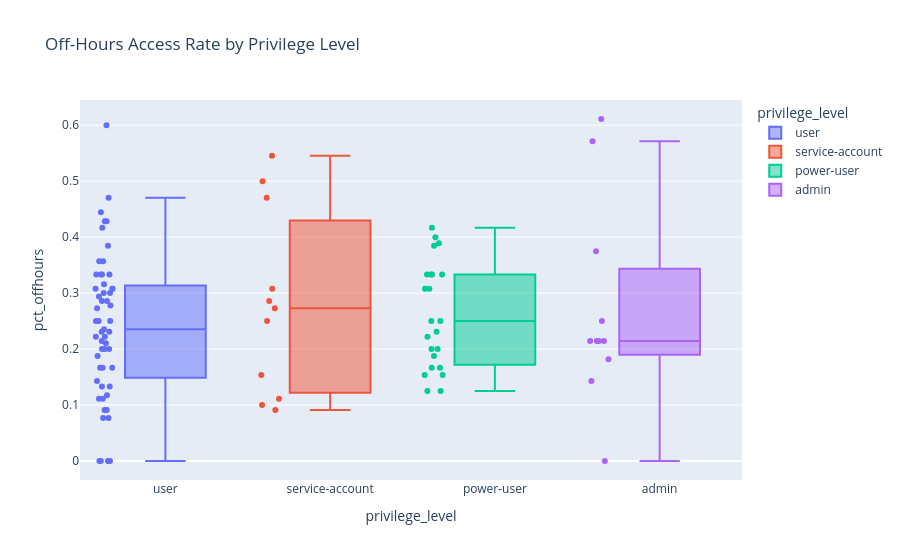

Source (notebook cell):
### Markdown cell above
### 3.1 Baseline Variation by Privilege Level

### Code cell
fig = px.box(
    user_base, x="privilege_level", y="pct_offhours",
    title="Off-Hours Access Rate by Privilege Level",
    color="privilege_level",
    points="all"
)
fig.show()
print("Key insight: Even admins only work off-hours ~27% of the time.")
print("This is why baseline-relative deviation beats global rules.")

### Figure 1 — Plotly figure (JSON) as saved in the notebook; plotly's stock layout.template omitted (floating-point values rounded to 4 significant figures)
{"data": [{"alignmentgroup": "True", "boxpoints": "all", "hovertemplate": "privilege_level=%{x}<br>pct_offhours=%{y}<extra></extra>", "legendgroup": "user", "marker": {"color": "#636efa"}, "name": "user", "notched": false, "offsetgroup": "user", "orientation": "v", "showlegend": true, "type": "box", "x": ["user", "user", "user", "user", "user", "user", "user", "user", "user", "user", "user", "user", "user", "user", "user", "user", "user", "user", "user", "user", "user", "user", "user", "user", "user", "user", "user", "user", "user", "user", "user", "user", "user", "user", "user", "user", "user", "user", "user", "user", "user", "user", "user", "user", "user", "user", "user", "user", "user", "user", "user", "user", "user", "user", "user"], "x0": " ", "xaxis": "x", "y": [0.2308, 0.2105, 0.3333, 0.4286, 0.2, 0.3, 0.1429, 0.3333, 0.25, 0.09091, 0.3, 0.09091, 0.3333, 0.2727, 0.0, 0.07692, 0.07692, 0.2857, 0.1667, 0.3846, 0.2, 0.2222, 0.1176, 0.6, 0.2222, 0.1333, 0.3158, 0.1875, 0.3571, 0.1111, 0.4286, 0.2778, 0.2353, 0.3077, 0.1333, 0.0, 0.4167, 0.25, 0.25, 0.3571, 0.2308, 0.1111, 0.0, 0.2, 0.2857, 0.4444, 0.3333, 0.2143, 0.2941, 0.3077, 0.4706, 0.1667, 0.0, 0.1667, 0.3077], "y0": " ", "yaxis": "y"}, {"alignmentgroup": "True", "boxpoints": "all", "hovertemplate": "privilege_level=%{x}<br>pct_offhours=%{y}<extra></extra>", "legendgroup": "service-account", "marker": {"color": "#EF553B"}, "name": "service-account", "notched": false, "offsetgroup": "service-account", "orientation": "v", "showlegend": true, "type": "box", "x": ["service-account", "service-account", "service-account", "service-account", "service-account", "service-account", "service-account", "service-account", "service-account", "service-account", "service-account"], "x0": " ", "xaxis": "x", "y": [0.5455, 0.1, 0.3077, 0.4706, 0.09091, 0.25, 0.1111, 0.2727, 0.2857, 0.1538, 0.5], "y0": " ", "yaxis": "y"}, {"alignmentgroup": "True", "boxpoints": "all", "hovertemplate": "privilege_level=%{x}<br>pct_offhours=%{y}<extra></extra>", "legendgroup": "power-user", "marker": {"color": "#00cc96"}, "name": "power-user", "notched": false, "offsetgroup": "power-user", "orientation": "v", "showlegend": true, "type": "box", "x": ["power-user", "power-user", "power-user", "power-user", "power-user", "power-user", "power-user", "power-user", "power-user", "power-user", "power-user", "power-user", "power-user", "power-user", "power-user", "power-user", "power-user", "power-user", "power-user", "power-user", "power-user", "power-user", "power-user"], "x0": " ", "xaxis": "x", "y": [0.3333, 0.4167, 0.3333, 0.2222, 0.1875, 0.125, 0.25, 0.3333, 0.1538, 0.3889, 0.1667, 0.4, 0.2, 0.2308, 0.1667, 0.3846, 0.3077, 0.1538, 0.125, 0.2, 0.25, 0.3333, 0.3077], "y0": " ", "yaxis": "y"}, {"alignmentgroup": "True", "boxpoints": "all", "hovertemplate": "privilege_level=%{x}<br>pct_offhours=%{y}<extra></extra>", "legendgroup": "admin", "marker": {"color": "#ab63fa"}, "name": "admin", "notched": false, "offsetgroup": "admin", "orientation": "v", "showlegend": true, "type": "box", "x": ["admin", "admin", "admin", "admin", "admin", "admin", "admin", "admin", "admin", "admin", "admin"], "x0": " ", "xaxis": "x", "y": [0.1818, 0.375, 0.2143, 0.2143, 0.2143, 0.25, 0.1429, 0.0, 0.5714, 0.6111, 0.2143], "y0": " ", "yaxis": "y"}], "layout": {"boxmode": "overlay", "legend": {"title": {"text": "privilege_level"}, "tracegroupgap": 0}, "title": {"text": "Off-Hours Access Rate by Privilege Level"}, "xaxis": {"anchor": "y", "categoryarray": ["user", "service-account", "power-user", "admin"], "categoryorder": "array", "domain": [0, 1], "title": {"text": "privilege_level"}}, "yaxis": {"anchor": "x", "domain": [0, 1], "title": {"text": "pct_offhours"}}}}
